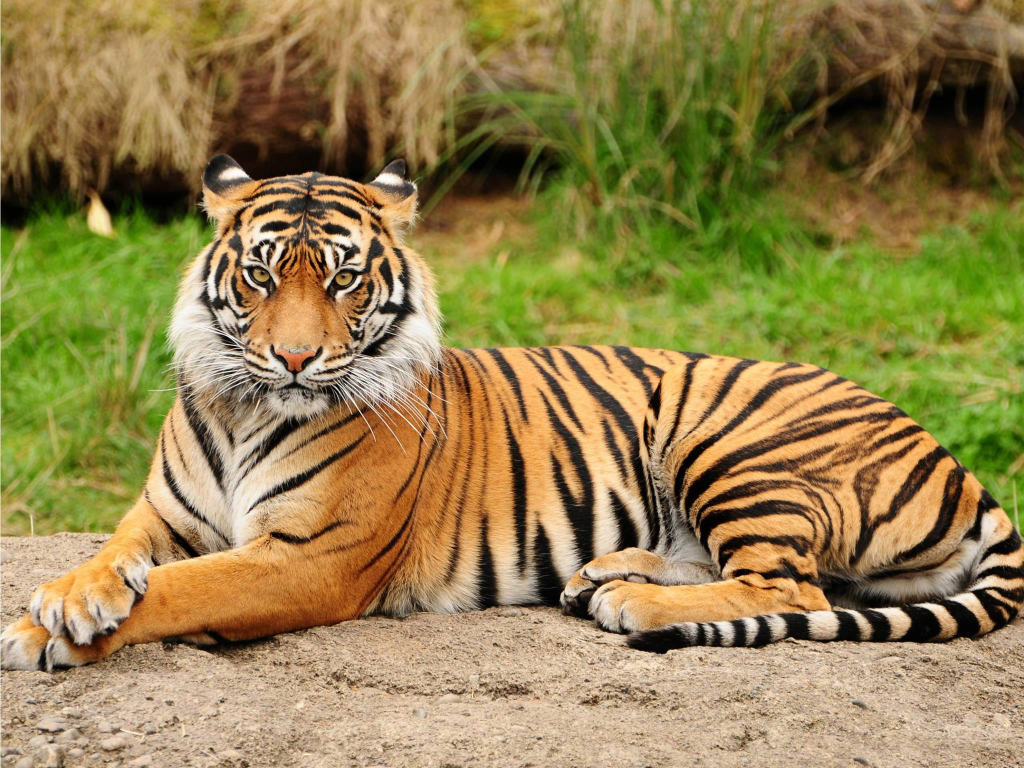
%> input picture advanced_digital_image_processing/project/tiger.jpg, 2048 x 1536 px (shown at 1/2 size)
$ octave test.m   (GNU Octave 9; MATLAB toolbox functions it lacks are replaced by stand-ins)
%> lines starting %> are read from the running program, lines starting %| are printed output that depends on the picture

%% s2: Spatial Measure of Sharpness
% % Read the input image
% im_color = readim('Tiger.jpg'); % the input image clearly shows jpg compression artifacts in the back (false colors)
%
% %Convert colored picture to grayscale via a pixel-wise transformation
% im = 0.2989*im_color{1}+0.5870*im_color{2}+0.1140*im_color{2};


% Read the input image
im_color = imread('Tiger.jpg'); % the input image clearly shows jpg compression artifacts in the back (false colors)
%> im_color is the input picture: size 1536x2048x3 uint8; mean R, G, B 148.1, 129.7, 77.7

%Convert colored picture to grayscale via a pixel-wise transformation
im = 0.2989*im_color(:,:,1)+0.5870*im_color(:,:,2)+0.1140*im_color(:,:,3);
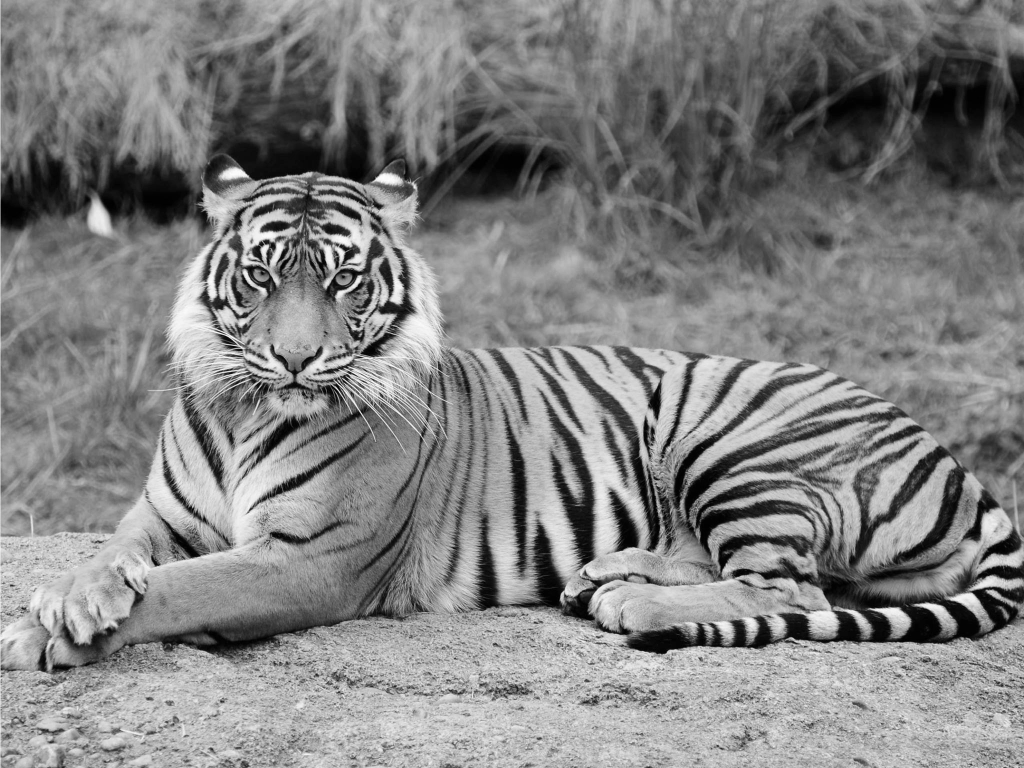
%> im: size 1536x2048 uint8 (shown at 1/2 size); min 0, max 255, mean 129.2
% im1=im(1:2036,1:1524);


im1=im(1:1524,1:2036);
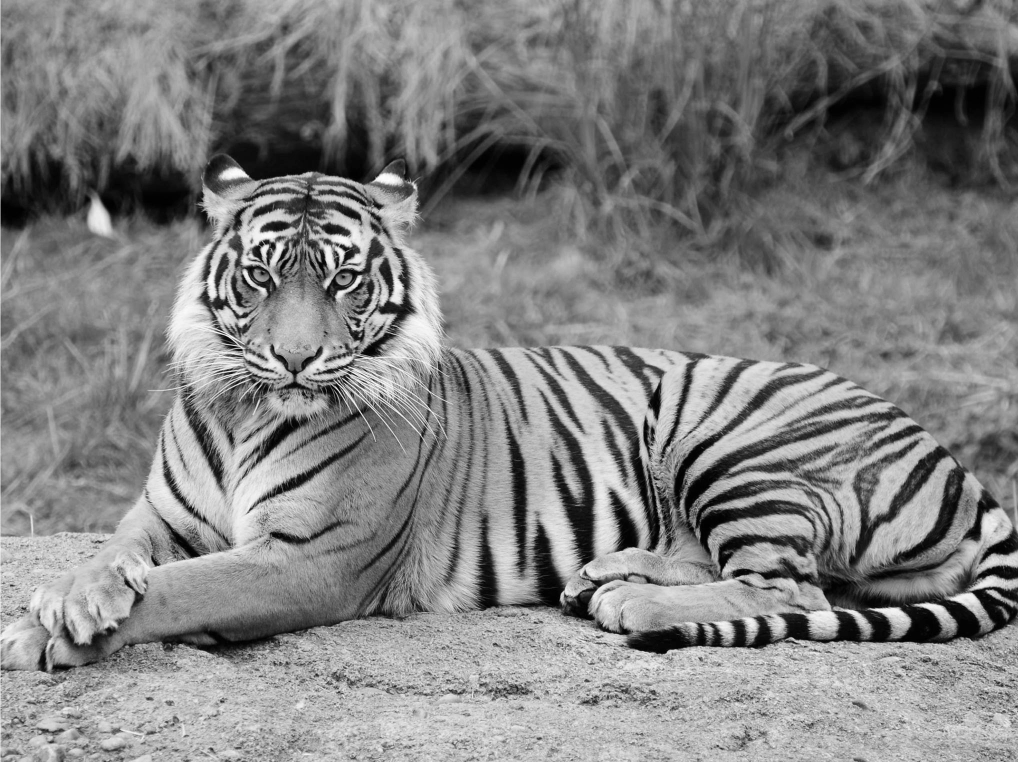
%> im1: size 1524x2036 uint8 (shown at 1/2 size); min 0, max 255, mean 129
m2=8;
d2=4;
[x1,x2]=size(im1);
%> x1 = 1524; x2 = 2036
p=(x1-d2)/(m2-d2);
%> p = 380
q=(x2-d2)/(m2-d2);
%> q = 508
vx=zeros(size(im1));


%> (the run ends here)
